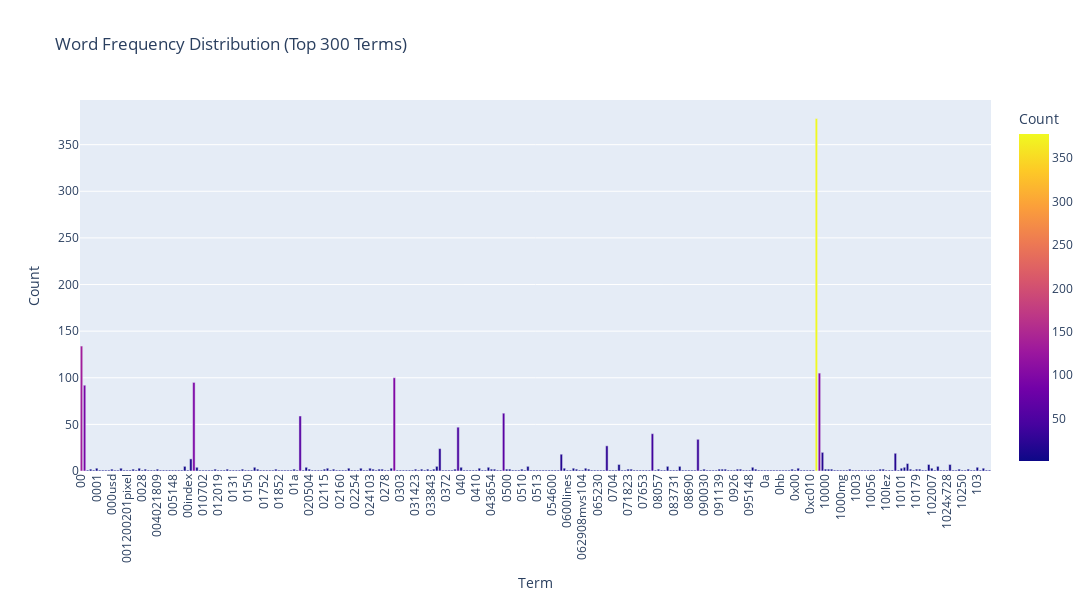

The notebook cell this image was saved under:
### Markdown cell above
### >>> **Exercise 12 (take home):**
If you want a nicer interactive visualization here, I would encourage you try to install and use plotly to achieve this.

### Code cell
# ========= not exercise code =========
term_frequencies = np.asarray(X_counts.sum(axis=0))[0]
# ================ end ================

df_plot = pd.DataFrame({
    "term": count_vect.get_feature_names_out()[:300],
    "frequency": term_frequencies[:300]
})

fig = px.bar(
    df_plot,
    x="term",
    y="frequency",
    title="Word Frequency Distribution (Top 300 Terms)",
    labels={"term": "Term", "frequency": "Count"},
    color="frequency",
    # color_continuous_scale="Viridis"  # "Plasma", "Blues", "Magma"
)

fig.update_layout(
    xaxis_tickangle=-90,
    width=1400,
    height=600,
    showlegend=False
)

fig.show()

### Figure 1 — Plotly figure (JSON) as saved in the notebook; plotly's stock layout.template omitted (floating-point values rounded to 4 significant figures; data arrays with more than 128 entries replaced by an {"elided": "..."} marker saying what was removed)
{"data": [{"hovertemplate": "Term=%{x}<br>Count=%{marker.color}<extra></extra>", "legendgroup": "", "marker": {"color": {"elided": "300 int values"}, "coloraxis": "coloraxis", "pattern": {"shape": ""}}, "name": "", "orientation": "v", "showlegend": false, "textposition": "auto", "type": "bar", "x": {"elided": "300 str values"}, "xaxis": "x", "y": {"elided": "300 int values"}, "yaxis": "y"}], "layout": {"barmode": "relative", "coloraxis": {"colorbar": {"title": {"text": "Count"}}, "colorscale": [[0, "#0d0887"], [0.1111, "#46039f"], [0.2222, "#7201a8"], [0.3333, "#9c179e"], [0.4444, "#bd3786"], [0.5556, "#d8576b"], [0.6667, "#ed7953"], [0.7778, "#fb9f3a"], [0.8889, "#fdca26"], [1, "#f0f921"]]}, "height": 600, "legend": {"tracegroupgap": 0}, "showlegend": false, "title": {"text": "Word Frequency Distribution (Top 300 Terms)"}, "width": 1400, "xaxis": {"anchor": "y", "domain": [0, 1], "tickangle": -90, "title": {"text": "Term"}}, "yaxis": {"anchor": "x", "domain": [0, 1], "title": {"text": "Count"}}}}
